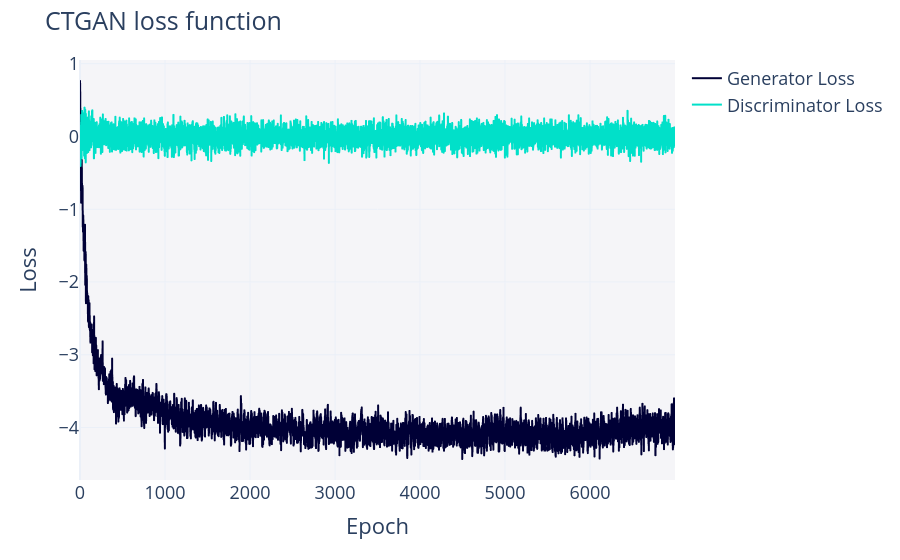

The notebook cell saved with this chart:
### Markdown cell above
## 4.3 CTGAN loss function visualisation

### Code cell
loss_function_viz = synthesizer.get_loss_values_plot()
loss_function_viz.write_image('DATA/figures/ctgan_loss_function.png')
loss_function_viz.show()

### Figure 1 — Plotly figure (JSON) as saved in the notebook; plotly's stock layout.template omitted (floating-point values rounded to 4 significant figures; data arrays with more than 128 entries replaced by an {"elided": "..."} marker saying what was removed)
{"data": [{"hovertemplate": "variable=Generator Loss<br>Epoch=%{x}<br>value=%{y}<extra></extra>", "legendgroup": "Generator Loss", "line": {"color": "#000036", "dash": "solid"}, "marker": {"symbol": "circle"}, "mode": "lines", "name": "Generator Loss", "showlegend": true, "type": "scattergl", "x": {"elided": "7000 int values"}, "xaxis": "x", "y": {"elided": "7000 float values"}, "yaxis": "y"}, {"hovertemplate": "variable=Discriminator Loss<br>Epoch=%{x}<br>value=%{y}<extra></extra>", "legendgroup": "Discriminator Loss", "line": {"color": "#01E0C9", "dash": "solid"}, "marker": {"symbol": "circle"}, "mode": "lines", "name": "Discriminator Loss", "showlegend": true, "type": "scattergl", "x": {"elided": "7000 int values"}, "xaxis": "x", "y": {"elided": "7000 float values"}, "yaxis": "y"}], "layout": {"font": {"size": 18}, "legend": {"orientation": "v", "title": {"text": ""}, "tracegroupgap": 0}, "margin": {"t": 60}, "plot_bgcolor": "#F5F5F8", "title": {"text": "CTGAN loss function"}, "xaxis": {"anchor": "y", "domain": [0, 1], "title": {"text": "Epoch"}}, "yaxis": {"anchor": "x", "domain": [0, 1], "title": {"text": "Loss"}}}}
